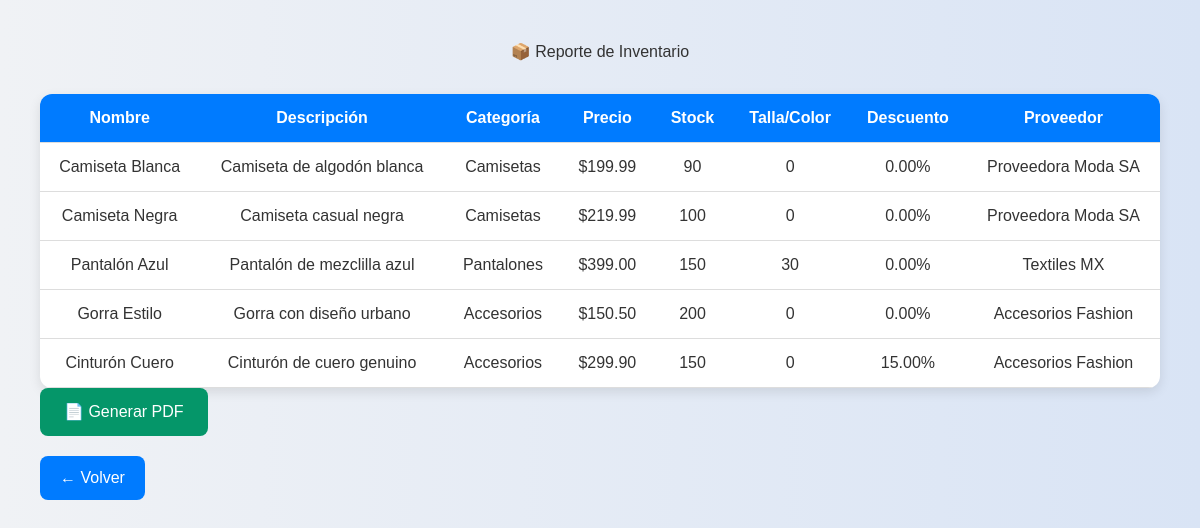
/php/reporte_inventario.php, run on an earlier commit of the app's database.
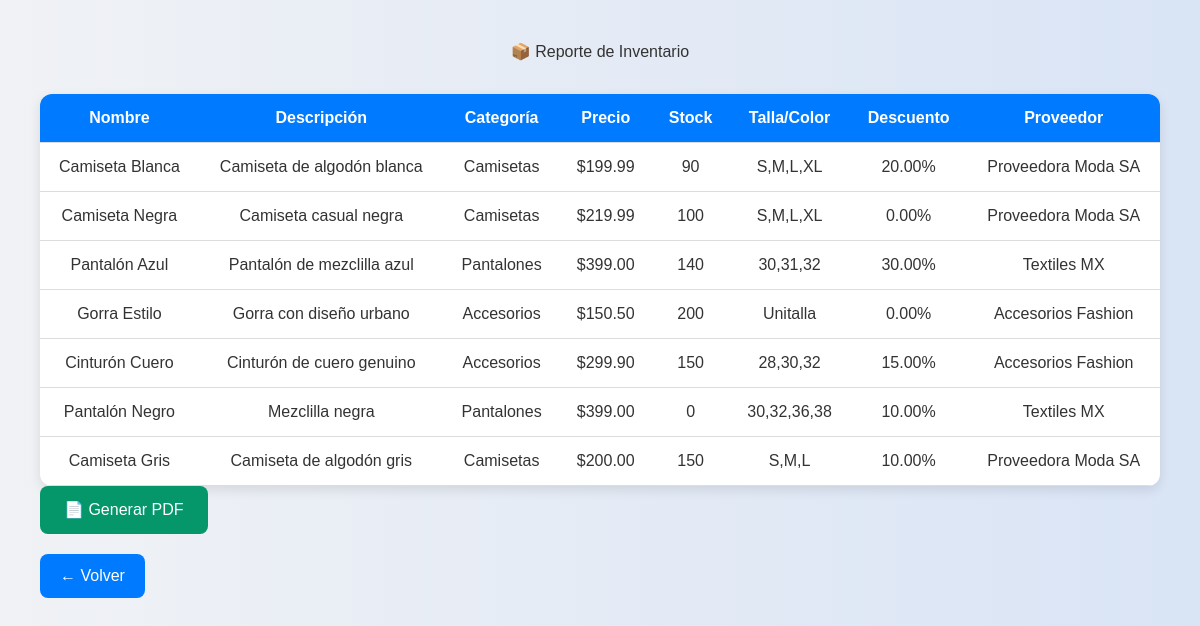
And on a later commit of the database.
### tables this page shows
CREATE TABLE `productos` (
  `id_producto` int(11) NOT NULL,
  `nombre` varchar(100) NOT NULL,
  `categoria` varchar(50) NOT NULL,
  `descripcion` text DEFAULT NULL,
  `precio` decimal(10,2) NOT NULL,
  `stock` int(11) NOT NULL,
  `talla_color` varchar(100) NOT NULL,
  `descuento` decimal(5,2) DEFAULT 0.00,
  `inicio_oferta` date DEFAULT NULL,
  `fin_oferta` date DEFAULT NULL,
  `id_proveedor` int(11) DEFAULT NULL
);

CREATE TABLE `proveedores` (
  `id_proveedor` int(11) NOT NULL,
  `nombre` varchar(100) NOT NULL,
  `direccion` varchar(255) DEFAULT NULL,
  `correo` varchar(100) DEFAULT NULL,
  `telefono` varchar(20) DEFAULT NULL
);

### php/reporte_inventario.php (the view, shortened to what this page needs)
<?php
require_once '../php/conexion.php';
?>
<!DOCTYPE html>
<html lang="es">
<head>
    <link href="https://cdn.jsdelivr.net/npm/tailwindcss@2.2.19/dist/tailwind.min.css" rel="stylesheet">
</head>
<body>
    <h1>📦 Reporte de Inventario</h1>
    <table>
        <thead>
            <tr>
                <th>Nombre</th>
                <th>Descripción</th>
                <th>Categoría</th>
                <th>Precio</th>
                <th>Stock</th>
                <th>Talla/Color</th>
                <th>Descuento</th>
                <th>Proveedor</th>
            </tr>
        </thead>
        <tbody>
            <?php
            $sql = "SELECT p.*, pr.nombre AS proveedor
                    FROM productos p
                    LEFT JOIN proveedores pr ON p.id_proveedor = pr.id_proveedor";
            $res = $conn->query($sql);
            while ($row = $res->fetch_assoc()) {
                echo "<tr>
                    <td>{$row['nombre']}</td>
                    <td>{$row['descripcion']}</td>
                    <td>{$row['categoria']}</td>
                    <td>\${$row['precio']}</td>
                    <td>{$row['stock']}</td>
                    <td>{$row['talla_color']}</td>
                    <td>{$row['descuento']}%</td>
                    <td>" . ($row['proveedor'] ?? '—') . "</td>
                </tr>";
            }
            ?>
        </tbody>
    </table>
    <form method="get" action="../vistas/reporte_ventas_pdf.php" target="_blank">
                <button type="submit" class="bg-green-600 text-white px-6 py-3 rounded-lg hover:bg-green-700 transition">
                    📄 Generar PDF
                </button>
            </form>
    <a href="../vistas/reportes.php" class="btn-back">← Volver</a>
</body>
</html>

### php/reporte_inventario.php (style rules this page uses)
body { font-family: 'Poppins', sans-serif; background: linear-gradient(to right, #f0f2f5, #d9e4f5); padding: 40px; color: #333; }
h1 { text-align: center; margin-bottom: 30px; }
table { width: 100%; border-collapse: collapse; background: #fff; border-radius: 12px; overflow: hidden; box-shadow: 0 4px 12px rgba(0,0,0,0.1); }
th, td { padding: 12px 15px; text-align: center; border-bottom: 1px solid #ddd; }
th { background-color: #007bff; color: white; }
.btn-back { display: inline-block; margin-top: 20px; padding: 10px 20px; background: #007bff; color: white; text-decoration: none; border-radius: 8px; }

What changed in the data, as far as the page shows it:
changed productos "Camiseta Blanca": talla_color "0" → "S,M,L,XL"; descuento "0.00" → "20.00"
changed productos "Camiseta Negra": talla_color "0" → "S,M,L,XL"
changed productos "Pantalón Azul": stock "150" → "140"; talla_color "30" → "30,31,32"; descuento "0.00" → "30.00"
changed productos "Gorra Estilo": talla_color "0" → "Unitalla"
changed productos "Cinturón Cuero": talla_color "0" → "28,30,32"
added productos: nombre "Pantalón Negro", descripcion "Mezclilla negra", categoria "Pantalones", precio "399.00", stock "0", talla_color "30,32,36,38", descuento "10.00", id_proveedor.nombre "Textiles MX"
added productos: nombre "Camiseta Gris", descripcion "Camiseta de algodón gris", categoria "Camisetas", precio "200.00", stock "150", talla_color "S,M,L", descuento "10.00", id_proveedor.nombre "Proveedora Moda SA"
